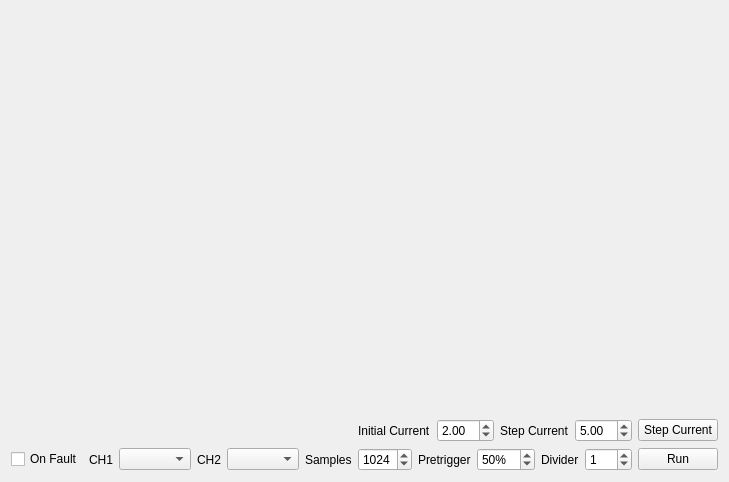
<?xml version="1.0" encoding="UTF-8"?>
<ui version="4.0">
 <class>PageScope</class>
 <widget class="QWidget" name="PageScope">
  <property name="geometry">
   <rect>
    <x>0</x>
    <y>0</y>
    <width>646</width>
    <height>482</height>
   </rect>
  </property>
  <property name="windowTitle">
   <string>Form</string>
  </property>
  <layout class="QVBoxLayout" name="verticalLayout">
   <item>
    <widget class="QCustomPlot" name="ScopePlot" native="true">
     <property name="sizePolicy">
      <sizepolicy hsizetype="Preferred" vsizetype="Expanding">
       <horstretch>0</horstretch>
       <verstretch>0</verstretch>
      </sizepolicy>
     </property>
    </widget>
   </item>
   <item>
    <layout class="QHBoxLayout" name="horizontalLayout_2">
     <item>
      <spacer name="horizontalSpacer_2">
       <property name="orientation">
        <enum>Qt::Horizontal</enum>
       </property>
       <property name="sizeHint" stdset="0">
        <size>
         <width>40</width>
         <height>20</height>
        </size>
       </property>
      </spacer>
     </item>
     <item>
      <widget class="QLabel" name="label_4">
       <property name="text">
        <string>Initial Current</string>
       </property>
      </widget>
     </item>
     <item>
      <widget class="QDoubleSpinBox" name="I0">
       <property name="value">
        <double>2.000000000000000</double>
       </property>
      </widget>
     </item>
     <item>
      <widget class="QLabel" name="label_5">
       <property name="text">
        <string>Step Current</string>
       </property>
      </widget>
     </item>
     <item>
      <widget class="QDoubleSpinBox" name="I1">
       <property name="value">
        <double>5.000000000000000</double>
       </property>
      </widget>
     </item>
     <item>
      <widget class="QPushButton" name="Step">
       <property name="text">
        <string>Step Current</string>
       </property>
      </widget>
     </item>
    </layout>
   </item>
   <item>
    <layout class="QHBoxLayout" name="horizontalLayout">
     <item>
      <spacer name="horizontalSpacer">
       <property name="orientation">
        <enum>Qt::Horizontal</enum>
       </property>
       <property name="sizeHint" stdset="0">
        <size>
         <width>40</width>
         <height>20</height>
        </size>
       </property>
      </spacer>
     </item>
     <item>
      <widget class="QCheckBox" name="checkBox">
       <property name="text">
        <string>On Fault</string>
       </property>
       <property name="checked">
        <bool>false</bool>
       </property>
       <property name="tristate">
        <bool>false</bool>
       </property>
      </widget>
     </item>
     <item>
      <widget class="QLabel" name="label">
       <property name="text">
        <string>CH1</string>
       </property>
      </widget>
     </item>
     <item>
      <widget class="QComboBox" name="Ch1source"/>
     </item>
     <item>
      <widget class="QLabel" name="label_2">
       <property name="text">
        <string>CH2</string>
       </property>
      </widget>
     </item>
     <item>
      <widget class="QComboBox" name="Ch2source"/>
     </item>
     <item>
      <widget class="QLabel" name="start">
       <property name="sizePolicy">
        <sizepolicy hsizetype="Minimum" vsizetype="Preferred">
         <horstretch>0</horstretch>
         <verstretch>0</verstretch>
        </sizepolicy>
       </property>
       <property name="text">
        <string>Samples</string>
       </property>
      </widget>
     </item>
     <item>
      <widget class="QSpinBox" name="samples">
       <property name="maximum">
        <number>4096</number>
       </property>
       <property name="value">
        <number>1024</number>
       </property>
      </widget>
     </item>
     <item>
      <widget class="QLabel" name="end">
       <property name="sizePolicy">
        <sizepolicy hsizetype="Minimum" vsizetype="Preferred">
         <horstretch>0</horstretch>
         <verstretch>0</verstretch>
        </sizepolicy>
       </property>
       <property name="text">
        <string>Pretrigger</string>
       </property>
      </widget>
     </item>
     <item>
      <widget class="QSpinBox" name="pretrigger">
       <property name="suffix">
        <string>%</string>
       </property>
       <property name="maximum">
        <number>100</number>
       </property>
       <property name="value">
        <number>50</number>
       </property>
      </widget>
     </item>
     <item>
      <widget class="QLabel" name="label_3">
       <property name="text">
        <string>Divider</string>
       </property>
      </widget>
     </item>
     <item>
      <widget class="QSpinBox" name="divider">
       <property name="maximum">
        <number>256</number>
       </property>
       <property name="value">
        <number>1</number>
       </property>
      </widget>
     </item>
     <item>
      <widget class="QPushButton" name="Run">
       <property name="text">
        <string>Run</string>
       </property>
      </widget>
     </item>
    </layout>
   </item>
  </layout>
 </widget>
 <customwidgets>
  <customwidget>
   <class>QCustomPlot</class>
   <extends>QWidget</extends>
   <header>widgets/qcustomplot.h</header>
   <container>1</container>
  </customwidget>
 </customwidgets>
 <resources/>
 <connections/>
</ui>
